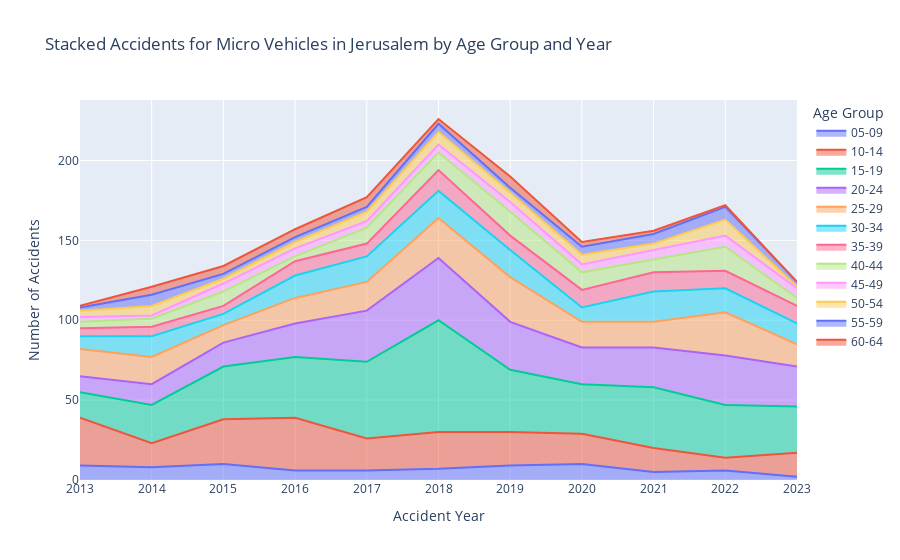

Notebook cell for this chart:
### Code cell
# filtering for: no unknown ages (99), micro vehicle
imh_jer_gb_age_year = imh_jer[(imh_jer.age_group > 1) & (imh_jer.age_group < 14) & (imh_jer.involve_vehicle_type.isin(micro_vehicle))].copy()
imh_jer_gb_age_year = imh_jer_gb_age_year.groupby(['accident_year', 'age_group_hebrew']).size().reset_index(name='count')

# Pivot the data for the stacked bar chart, filling any NaNs with 0
imh_jer_pivot = imh_jer_gb_age_year.pivot(index='accident_year', columns='age_group_hebrew', values='count').fillna(0)

# Sort the columns in ascending order to ensure the youngest age groups are at the bottom of the stack
imh_jer_pivot = imh_jer_pivot.sort_index(axis=1, ascending=True)

# Create the stacked bar chart
fig = px.area(
    imh_jer_pivot,
    title='Stacked Accidents for Micro Vehicles in Jerusalem by Age Group and Year',
    labels={'value': 'Number of Accidents', 'variable': 'Age Group', 'accident_year': 'Accident Year'}
)

# Update the layout to stack the bars
fig.update_layout(
    barmode='stack',
    xaxis_title='Accident Year',
    yaxis_title='Number of Accidents',
    legend_title='Age Group',
    xaxis=dict(type='category')
)

# Show the plot
fig.show()

### Figure 1 — Plotly figure (JSON) as saved in the notebook; plotly's stock layout.template omitted (floating-point values rounded to 4 significant figures)
{"data": [{"fillpattern": {"shape": ""}, "hovertemplate": "age_group_hebrew=05-09<br>Accident Year=%{x}<br>Number of Accidents=%{y}<extra></extra>", "legendgroup": "05-09", "line": {"color": "#636efa"}, "marker": {"symbol": "circle"}, "mode": "lines", "name": "05-09", "orientation": "v", "showlegend": true, "stackgroup": "1", "type": "scatter", "x": [2013, 2014, 2015, 2016, 2017, 2018, 2019, 2020, 2021, 2022, 2023], "xaxis": "x", "y": [9, 8, 10, 6, 6, 7, 9, 10, 5, 6, 2], "yaxis": "y"}, {"fillpattern": {"shape": ""}, "hovertemplate": "age_group_hebrew=10-14<br>Accident Year=%{x}<br>Number of Accidents=%{y}<extra></extra>", "legendgroup": "10-14", "line": {"color": "#EF553B"}, "marker": {"symbol": "circle"}, "mode": "lines", "name": "10-14", "orientation": "v", "showlegend": true, "stackgroup": "1", "type": "scatter", "x": [2013, 2014, 2015, 2016, 2017, 2018, 2019, 2020, 2021, 2022, 2023], "xaxis": "x", "y": [30, 15, 28, 33, 20, 23, 21, 19, 15, 8, 15], "yaxis": "y"}, {"fillpattern": {"shape": ""}, "hovertemplate": "age_group_hebrew=15-19<br>Accident Year=%{x}<br>Number of Accidents=%{y}<extra></extra>", "legendgroup": "15-19", "line": {"color": "#00cc96"}, "marker": {"symbol": "circle"}, "mode": "lines", "name": "15-19", "orientation": "v", "showlegend": true, "stackgroup": "1", "type": "scatter", "x": [2013, 2014, 2015, 2016, 2017, 2018, 2019, 2020, 2021, 2022, 2023], "xaxis": "x", "y": [16, 24, 33, 38, 48, 70, 39, 31, 38, 33, 29], "yaxis": "y"}, {"fillpattern": {"shape": ""}, "hovertemplate": "age_group_hebrew=20-24<br>Accident Year=%{x}<br>Number of Accidents=%{y}<extra></extra>", "legendgroup": "20-24", "line": {"color": "#ab63fa"}, "marker": {"symbol": "circle"}, "mode": "lines", "name": "20-24", "orientation": "v", "showlegend": true, "stackgroup": "1", "type": "scatter", "x": [2013, 2014, 2015, 2016, 2017, 2018, 2019, 2020, 2021, 2022, 2023], "xaxis": "x", "y": [10, 13, 15, 21, 32, 39, 30, 23, 25, 31, 25], "yaxis": "y"}, {"fillpattern": {"shape": ""}, "hovertemplate": "age_group_hebrew=25-29<br>Accident Year=%{x}<br>Number of Accidents=%{y}<extra></extra>", "legendgroup": "25-29", "line": {"color": "#FFA15A"}, "marker": {"symbol": "circle"}, "mode": "lines", "name": "25-29", "orientation": "v", "showlegend": true, "stackgroup": "1", "type": "scatter", "x": [2013, 2014, 2015, 2016, 2017, 2018, 2019, 2020, 2021, 2022, 2023], "xaxis": "x", "y": [17, 17, 11, 16, 18, 25, 28, 16, 16, 27, 14], "yaxis": "y"}, {"fillpattern": {"shape": ""}, "hovertemplate": "age_group_hebrew=30-34<br>Accident Year=%{x}<br>Number of Accidents=%{y}<extra></extra>", "legendgroup": "30-34", "line": {"color": "#19d3f3"}, "marker": {"symbol": "circle"}, "mode": "lines", "name": "30-34", "orientation": "v", "showlegend": true, "stackgroup": "1", "type": "scatter", "x": [2013, 2014, 2015, 2016, 2017, 2018, 2019, 2020, 2021, 2022, 2023], "xaxis": "x", "y": [8, 13, 7, 14, 16, 17, 17, 9, 19, 15, 13], "yaxis": "y"}, {"fillpattern": {"shape": ""}, "hovertemplate": "age_group_hebrew=35-39<br>Accident Year=%{x}<br>Number of Accidents=%{y}<extra></extra>", "legendgroup": "35-39", "line": {"color": "#FF6692"}, "marker": {"symbol": "circle"}, "mode": "lines", "name": "35-39", "orientation": "v", "showlegend": true, "stackgroup": "1", "type": "scatter", "x": [2013, 2014, 2015, 2016, 2017, 2018, 2019, 2020, 2021, 2022, 2023], "xaxis": "x", "y": [5, 6, 5, 9, 8, 13, 9, 11, 12, 11, 11], "yaxis": "y"}, {"fillpattern": {"shape": ""}, "hovertemplate": "age_group_hebrew=40-44<br>Accident Year=%{x}<br>Number of Accidents=%{y}<extra></extra>", "legendgroup": "40-44", "line": {"color": "#B6E880"}, "marker": {"symbol": "circle"}, "mode": "lines", "name": "40-44", "orientation": "v", "showlegend": true, "stackgroup": "1", "type": "scatter", "x": [2013, 2014, 2015, 2016, 2017, 2018, 2019, 2020, 2021, 2022, 2023], "xaxis": "x", "y": [4, 5, 9, 3, 10, 11, 15, 11, 8, 15, 5], "yaxis": "y"}, {"fillpattern": {"shape": ""}, "hovertemplate": "age_group_hebrew=45-49<br>Accident Year=%{x}<br>Number of Accidents=%{y}<extra></extra>", "legendgroup": "45-49", "line": {"color": "#FF97FF"}, "marker": {"symbol": "circle"}, "mode": "lines", "name": "45-49", "orientation": "v", "showlegend": true, "stackgroup": "1", "type": "scatter", "x": [2013, 2014, 2015, 2016, 2017, 2018, 2019, 2020, 2021, 2022, 2023], "xaxis": "x", "y": [3, 2, 5, 5, 4, 5, 6, 5, 6, 7, 6], "yaxis": "y"}, {"fillpattern": {"shape": ""}, "hovertemplate": "age_group_hebrew=50-54<br>Accident Year=%{x}<br>Number of Accidents=%{y}<extra></extra>", "legendgroup": "50-54", "line": {"color": "#FECB52"}, "marker": {"symbol": "circle"}, "mode": "lines", "name": "50-54", "orientation": "v", "showlegend": true, "stackgroup": "1", "type": "scatter", "x": [2013, 2014, 2015, 2016, 2017, 2018, 2019, 2020, 2021, 2022, 2023], "xaxis": "x", "y": [4, 6, 3, 4, 6, 8, 6, 6, 4, 10, 1], "yaxis": "y"}, {"fillpattern": {"shape": ""}, "hovertemplate": "age_group_hebrew=55-59<br>Accident Year=%{x}<br>Number of Accidents=%{y}<extra></extra>", "legendgroup": "55-59", "line": {"color": "#636efa"}, "marker": {"symbol": "circle"}, "mode": "lines", "name": "55-59", "orientation": "v", "showlegend": true, "stackgroup": "1", "type": "scatter", "x": [2013, 2014, 2015, 2016, 2017, 2018, 2019, 2020, 2021, 2022, 2023], "xaxis": "x", "y": [2, 7, 3, 3, 3, 5, 3, 5, 6, 8, 3], "yaxis": "y"}, {"fillpattern": {"shape": ""}, "hovertemplate": "age_group_hebrew=60-64<br>Accident Year=%{x}<br>Number of Accidents=%{y}<extra></extra>", "legendgroup": "60-64", "line": {"color": "#EF553B"}, "marker": {"symbol": "circle"}, "mode": "lines", "name": "60-64", "orientation": "v", "showlegend": true, "stackgroup": "1", "type": "scatter", "x": [2013, 2014, 2015, 2016, 2017, 2018, 2019, 2020, 2021, 2022, 2023], "xaxis": "x", "y": [1, 5, 5, 5, 6, 3, 7, 3, 2, 1, 0], "yaxis": "y"}], "layout": {"barmode": "stack", "legend": {"title": {"text": "Age Group"}, "tracegroupgap": 0}, "title": {"text": "Stacked Accidents for Micro Vehicles in Jerusalem by Age Group and Year"}, "xaxis": {"anchor": "y", "domain": [0, 1], "title": {"text": "Accident Year"}, "type": "category"}, "yaxis": {"anchor": "x", "domain": [0, 1], "title": {"text": "Number of Accidents"}}}}
